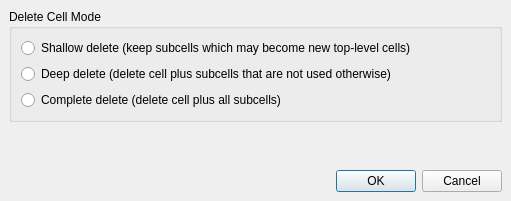
<ui version="4.0" >
 <class>DeleteCellModeDialog</class>
 <widget class="QDialog" name="DeleteCellModeDialog" >
  <property name="geometry" >
   <rect>
    <x>0</x>
    <y>0</y>
    <width>511</width>
    <height>201</height>
   </rect>
  </property>
  <property name="windowTitle" >
   <string>Delete Cell Options</string>
  </property>
  <layout class="QVBoxLayout" >
   <property name="margin" >
    <number>9</number>
   </property>
   <property name="spacing" >
    <number>6</number>
   </property>
   <item>
    <widget class="QGroupBox" name="groupBox" >
     <property name="title" >
      <string>Delete Cell Mode</string>
     </property>
     <layout class="QVBoxLayout" >
      <property name="margin" >
       <number>9</number>
      </property>
      <property name="spacing" >
       <number>6</number>
      </property>
      <item>
       <widget class="QRadioButton" name="shallow_rb" >
        <property name="text" >
         <string>Shallow delete (keep subcells which may become new top-level cells)</string>
        </property>
       </widget>
      </item>
      <item>
       <widget class="QRadioButton" name="deep_rb" >
        <property name="text" >
         <string>Deep delete (delete cell plus subcells that are not used otherwise)</string>
        </property>
       </widget>
      </item>
      <item>
       <widget class="QRadioButton" name="full_rb" >
        <property name="text" >
         <string>Complete delete (delete cell plus all subcells)</string>
        </property>
       </widget>
      </item>
     </layout>
    </widget>
   </item>
   <item>
    <spacer>
     <property name="orientation" >
      <enum>Qt::Vertical</enum>
     </property>
     <property name="sizeHint" >
      <size>
       <width>382</width>
       <height>31</height>
      </size>
     </property>
    </spacer>
   </item>
   <item>
    <widget class="QDialogButtonBox" name="buttonBox" >
     <property name="orientation" >
      <enum>Qt::Horizontal</enum>
     </property>
     <property name="standardButtons" >
      <set>QDialogButtonBox::Cancel|QDialogButtonBox::NoButton|QDialogButtonBox::Ok</set>
     </property>
    </widget>
   </item>
  </layout>
 </widget>
 <tabstops>
  <tabstop>shallow_rb</tabstop>
  <tabstop>deep_rb</tabstop>
  <tabstop>full_rb</tabstop>
  <tabstop>buttonBox</tabstop>
 </tabstops>
 <resources/>
 <connections>
  <connection>
   <sender>buttonBox</sender>
   <signal>accepted()</signal>
   <receiver>DeleteCellModeDialog</receiver>
   <slot>accept()</slot>
   <hints>
    <hint type="sourcelabel" >
     <x>248</x>
     <y>254</y>
    </hint>
    <hint type="destinationlabel" >
     <x>157</x>
     <y>274</y>
    </hint>
   </hints>
  </connection>
  <connection>
   <sender>buttonBox</sender>
   <signal>rejected()</signal>
   <receiver>DeleteCellModeDialog</receiver>
   <slot>reject()</slot>
   <hints>
    <hint type="sourcelabel" >
     <x>316</x>
     <y>260</y>
    </hint>
    <hint type="destinationlabel" >
     <x>286</x>
     <y>274</y>
    </hint>
   </hints>
  </connection>
 </connections>
</ui>
